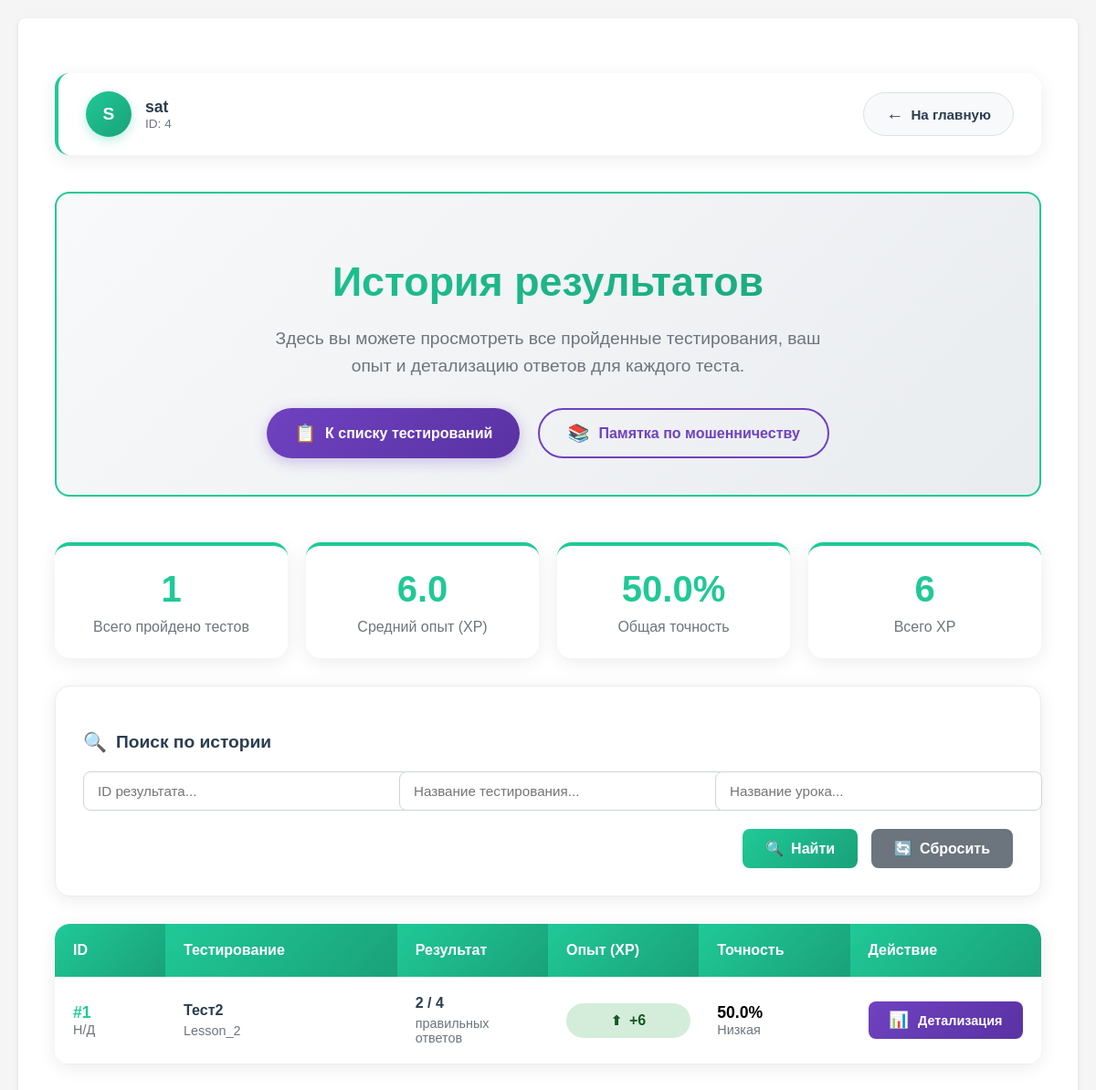
The app's page /test_room_preview/history_result (signed in), older data.
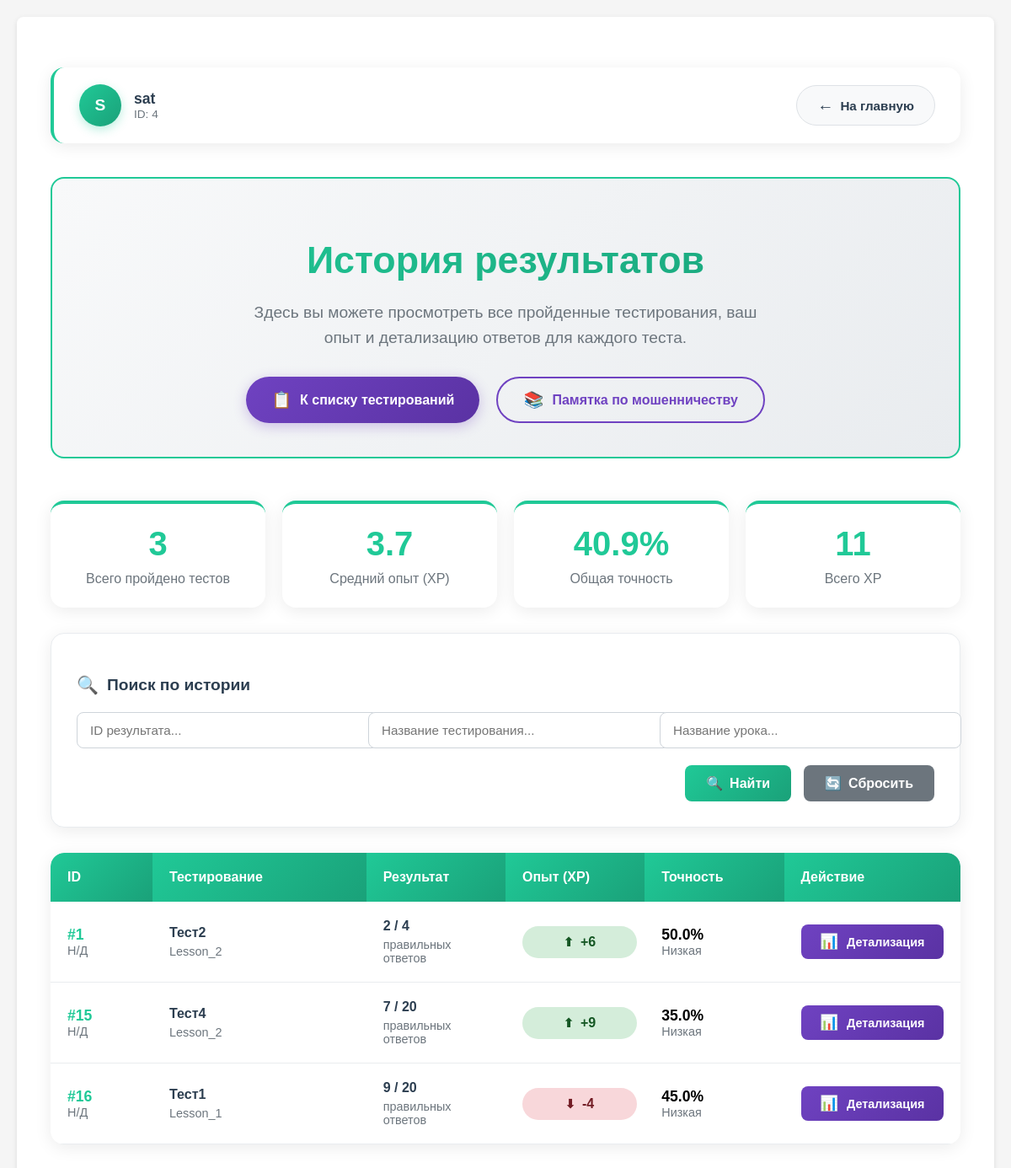
The same page, newer data.
### app.py (models this page shows, shortened)
class User(db.Model, UserMixin):
    __tablename__ = 'Users'
    id =  db.Column(db.Integer, primary_key=True)
    username = db.Column(db.String(64), unique=True, nullable=False)
    password_hash = db.Column(db.String(64), nullable=False)
    privileges = db.Column(db.Integer, default = 0)

class Result(db.Model):
    __tablename__ = 'Results'
    id = db.Column(db.Integer, primary_key=True)
    testing_id = db.Column(db.Integer, nullable=False)
    lesson_id = db.Column(db.Integer, nullable=False)
    user_id = db.Column(db.Integer, nullable=False)
    score = db.Column(db.Integer, nullable=False)
    correct_answers_id = db.Column(db.JSON, nullable=False)
    wrong_answers_id = db.Column(db.JSON, nullable=False)

class Testing(db.Model):
    __tablename__ = 'Testings'
    id = db.Column(db.Integer, primary_key=True)
    name = db.Column(db.String(64), unique=True, nullable=False)
    status = db.Column(db.Boolean, nullable=False)
    lesson_id = db.Column(db.Integer, nullable=False)
    group_id = db.Column(db.JSON, nullable=False)

class Lesson(db.Model):
    __tablename__ = 'Lessons'
    id = db.Column(db.Integer, primary_key=True)
    name = db.Column(db.String(64), unique=True, nullable=False)
    time = db.Column(db.Integer, nullable=False)
    price_correct = db.Column(db.Integer, default=1)
    price_wrong = db.Column(db.Integer, default=-1)
    questions = db.Column(db.JSON, nullable=False)

### app.py (the view)
@app.route('/test_room_preview/history_result')
def history_result():
    curent_user = User.query.filter(
        User.username.ilike(session.get('curent_user'))
    ).first()
    if not curent_user:
        return redirect(url_for('login'))
    results = Result.query.filter_by(user_id=curent_user.id).all()
    testing_ids = {r.testing_id for r in results if r.testing_id}
    lesson_ids = {r.lesson_id for r in results if r.lesson_id}
    testings_dict = {}
    if testing_ids:
        testings = Testing.query.filter(Testing.id.in_(testing_ids)).all()
        testings_dict = {t.id: t for t in testings}
    lessons_dict = {}
    if lesson_ids:
        lessons = Lesson.query.filter(Lesson.id.in_(lesson_ids)).all()
        lessons_dict = {l.id: l for l in lessons}
    return render_template('history_result.html',
                           user=curent_user,
                           results=results,
                           testings_dict=testings_dict,
                           lessons_dict=lessons_dict)

### app.py (called while the page is built)
@login_manager.user_loader
def load_user(user_id):
    return User.query.get(int(user_id))

### templates/history_result.html (shortened to what this page needs)
{% extends 'base.html' %}
{% block content %}
<div class="history-container">
    <div class="top-bar">
        <div class="user-info">
            <div class="user-avatar">
                {{ user.username[:1]|upper }}
            </div>
            <div>
                <div class="user-name">{{ user.username }}</div>
                <div class="user-id">ID: {{ user.id }}</div>
            </div>
        </div>
        <a href="{{ url_for('index') }}" class="back-button">
            <span style="font-size: 1.2rem;">←</span>
            На главную
        </a>
    </div>
    <div class="header-section">
        <h1 class="header-title">История результатов</h1>
        <p class="header-subtitle">
            Здесь вы можете просмотреть все пройденные тестирования,
            ваш опыт и детализацию ответов для каждого теста.
        </p>
        <div class="action-buttons">
            <a href="{{ url_for('test_room_preview') }}" class="testing-button">
                <span style="font-size: 1.2rem;">📋</span>
                К списку тестирований
            </a>
            <a href="{{ url_for('test_room_memo') }}" class="memo-button">
                <span style="font-size: 1.2rem;">📚</span>
                Памятка по мошенничеству
            </a>
        </div>
    </div>
    <div class="stats-container">
        <div class="stat-card">
            <div class="stat-value">{{ results|length }}</div>
            <div class="stat-label">Всего пройдено тестов</div>
        </div>
        <div class="stat-card">
            <div class="stat-value">
                {% if results|length > 0 %}
                    {{ (results|map(attribute='score')|sum / results|length)|round(1) }}
                {% else %}
                    0
                {% endif %}
            </div>
            <div class="stat-label">Средний опыт (XP)</div>
        </div>
        <div class="stat-card">
            <div class="stat-value">
                {% if results|length > 0 %}
                    {% set total_correct = results|map(attribute='correct_answers_id')|map('length')|sum %}
                    {% set total_questions = results|map(attribute='correct_answers_id')|map('length')|sum +
                                            results|map(attribute='wrong_answers_id')|map('length')|sum %}
                    {{ ((total_correct / total_questions * 100) if total_questions > 0 else 0)|round(1) }}%
                {% else %}
                    0%
                {% endif %}
            </div>
            <div class="stat-label">Общая точность</div>
        </div>
        <div class="stat-card">
            <div class="stat-value">
                {% if results|length > 0 %}
                    {{ results|map(attribute='score')|sum }}
                {% else %}
                    0
                {% endif %}
            </div>
            <div class="stat-label">Всего XP</div>
        </div>
    </div>
    {% if results|length > 0 %}
    <div class="filters-container">
        <h3 class="filters-title">
            <span style="font-size: 1.3rem;">🔍</span>
            Поиск по истории
        </h3>
        <div class="filters-grid">
            <div>
                <input type="text" id="searchResultID" class="filter-input"
                       placeholder="ID результата...">
            </div>
            <div>
                <input type="text" id="searchTestingName" class="filter-input"
                       placeholder="Название тестирования...">
            </div>
            <div>
                <input type="text" id="searchLessonName" class="filter-input"
                       placeholder="Название урока...">
            </div>
        </div>
        <div class="filter-actions">
            <button type="button" class="filter-btn search-btn" onclick="searchResultsTable()">
                <span style="font-size: 1rem;">🔍</span>
                Найти
            </button>
            <button type="button" class="filter-btn reset-btn" onclick="clearResultsSearch()">
                <span style="font-size: 1rem;">🔄</span>
                Сбросить
            </button>
        </div>
    </div>
    <div class="results-table-container">
        <div class="table-scroll">
            <table class="results-table">
                <thead>
                    <tr>
                        <th style="width: 10%">ID</th>
                        <th style="width: 25%">Тестирование</th>
                        <th style="width: 15%">Результат</th>
                        <th style="width: 15%">Опыт (XP)</th>
                        <th style="width: 15%">Точность</th>
                        <th style="width: 20%">Действие</th>
                    </tr>
                </thead>
                <tbody id="resultsTableBody">
                    {% for result in results %}
                    {% set testing = testings_dict.get(result.testing_id) %}
                    {% set lesson = lessons_dict.get(result.lesson_id) %}
                    <tr class="result-row">
                        <td>
                            <div class="result-id">#{{ result.id }}</div>
                            <div class="date-info">
                                Н/Д
                            </div>
                        </td>
                        <td>
                            {% if testing %}
                                <div class="testing-info">{{ testing.name }}</div>
                            {% else %}
                                <div style="color: #dc3545; font-weight: 600;">
                                    <span style="font-size: 0.9rem;">⚠️</span> Тестирование удалено
                                </div>
                            {% endif %}
                            {% if lesson %}
                                <div class="lesson-info">{{ lesson.name }}</div>
                            {% else %}
                                <div class="lesson-info">Урок удален</div>
                            {% endif %}
                        </td>
                        <td>
                            {% set correct_count = result.correct_answers_id|length if result.correct_answers_id else 0 %}
                            {% set wrong_count = result.wrong_answers_id|length if result.wrong_answers_id else 0 %}
                            {% set total = correct_count + wrong_count %}
                            <div class="testing-info">
                                {{ correct_count }} / {{ total }}
                            </div>
                            <div class="lesson-info">
                                правильных ответов
                            </div>
                        </td>
                        <td>
                            {% if result.score > 0 %}
                                <span class="score-badge score-positive">
                                    <span style="font-size: 0.9rem;">⬆</span>
                                    +{{ result.score }}
                                </span>
                            {% elif result.score < 0 %}
                                <span class="score-badge score-negative">
                                    <span style="font-size: 0.9rem;">⬇</span>
                                    {{ result.score }}
                                </span>
                            {% else %}
                                <span class="score-badge score-neutral">
                                    <span style="font-size: 0.9rem;">↔</span>
                                    {{ result.score }}
                                </span>
                            {% endif %}
                        </td>
                        <td>
                            {% set correct_count = result.correct_answers_id|length if result.correct_answers_id else 0 %}
                            {% set wrong_count = result.wrong_answers_id|length if result.wrong_answers_id else 0 %}
                            {% set total = correct_count + wrong_count %}
                            {% set accuracy = (correct_count / total * 100) if total > 0 else 0 %}
                            <div class="accuracy-cell">
                                {{ accuracy|round(1) }}%
                            </div>
                            <div class="lesson-info">
                                {% if accuracy >= 80 %}
                                    Отлично
                                {% elif accuracy >= 60 %}
                                    Хорошо
                                {% else %}
                                    Низкая
                                {% endif %}
                            </div>
                        </td>
                        <td>
                            <button class="details-button"
                                    onclick="showResultDetails('{{ result.testing_id }}', '{{ result.user_id }}')">
                                <span style="font-size: 1.1rem;">📊</span>
                                Детализация
                            </button>
                        </td>
                    </tr>
                    {% endfor %}
                </tbody>
            </table>
        </div>
    </div>
    {% endif %}
</div>
{% endblock %}
{% set show_footer = False %}

### templates/base.html (shortened to what this page needs)
<!doctype html>
<html lang="ru">
<head>
{% block header %}
<link rel="stylesheet" href="{{ url_for('static', filename='style.css') }}">
{% endblock  %}
</head>
<body>
<div class="container">
  {% block content %}{% endblock %}
</div>
</body>
</html>

### static/style.css (style rules this page uses)
body { font-family: Arial, sans-serif; margin: 0; padding: 20px; background: #f5f5f5; }
.container { max-width: 1300px; margin: auto; background: white; padding: 20px; border-radius: 8px; box-shadow: 0 2px 6px rgba(0,0,0,.1); }
button, .btn { padding: 10px 20px; background: #007bff; color: white; border: none; border-radius: 4px; cursor: pointer; font-size: 1rem; }

Row changes from the older to the newer data that the page shows:
added Result: id "15", {{ lesson.name }} "Lesson_2", correct_count "7", total "20", score "9", accuracy "35.0"
added Testing: name "Тест4"
added Result: id "16", correct_count "9", total "20", score "-4", accuracy "45.0"
now on this page (row unchanged): Testing: name "Тест1"
now on this page (row edited): Lesson: name "Lesson_1"
Text that changed along with them:
{{ results|length }}: "1" → "3"
{{ (results|map(attribute='score')|sum / results|length)|round(1) }}: "6.0" → "3.7"
{{ results|map(attribute='score')|sum }}: "6" → "11"
text no longer shown: "50.0"
text now shown: "40.9"
